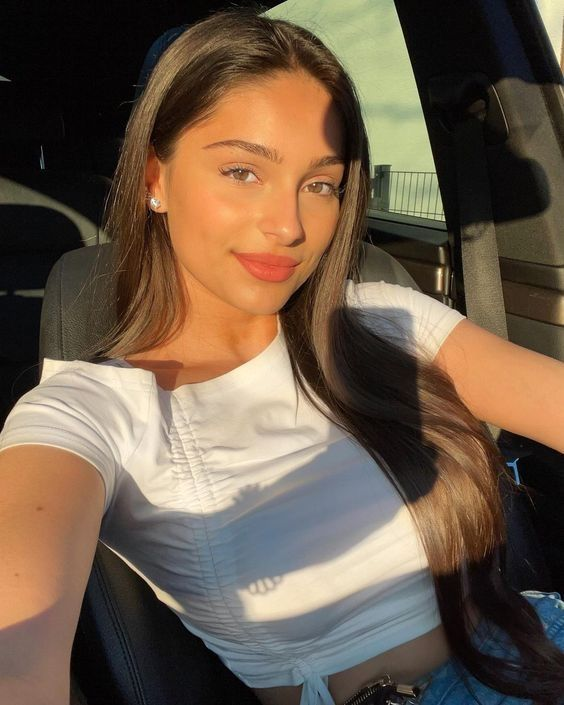
#> input picture face.jpeg, 564 x 705 px
$ python -i segmentation.py   (imports and definitions only)
#> lines starting #> are read from the running program, lines starting #| are printed output that depends on the picture; after the words box and inside, x2 and y2 are one past the last pixel; in counts of white or black regions, pixels touching at a corner belong together
#> further down, picture is the input picture: shape (705, 564, 3); mean B, G, R 73.5, 91, 109.2
import cv2
import numpy as np
from ..core.exceptions import ImageProcessingError


def segment_skin(lab_image: np.ndarray) -> np.ndarray:
    """
    Segment skin regions from the LAB color space image.

    Args:
        lab_image (np.ndarray): Input image in LAB color space

    Returns:
        np.ndarray: Binary mask of skin regions
    """
    lower_skin = np.array([20, 130, 130])
    upper_skin = np.array([255, 180, 180])
    mask = cv2.inRange(lab_image, lower_skin, upper_skin)
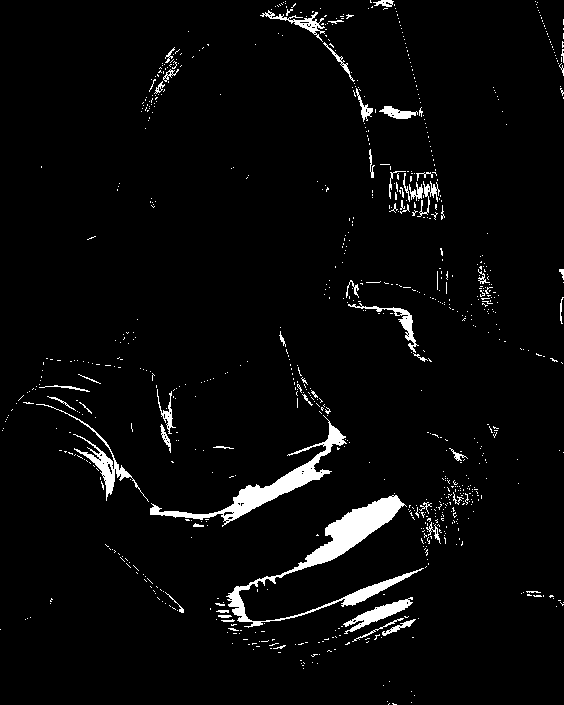
#> mask: shape (705, 564); 3.7% white; 849 white regions (792 under 20 px), largest, box (x1, y1, x2, y2) and area: (226, 495, 424, 628) 4107, (150, 415, 347, 527) 2727, (36, 404, 149, 502) 957
    kernel = cv2.getStructuringElement(cv2.MORPH_ELLIPSE, (11, 11))
    mask = cv2.erode(mask, kernel, iterations=2)
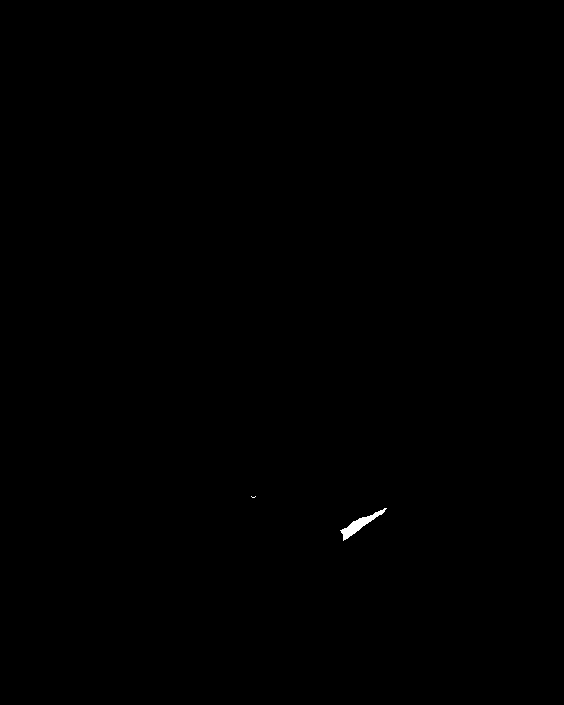
#> mask: shape (705, 564); 0.1% white; 2 white regions (1 under 20 px), largest, box (x1, y1, x2, y2) and area: (340, 508, 387, 541) 380
    mask = cv2.dilate(mask, kernel, iterations=2)
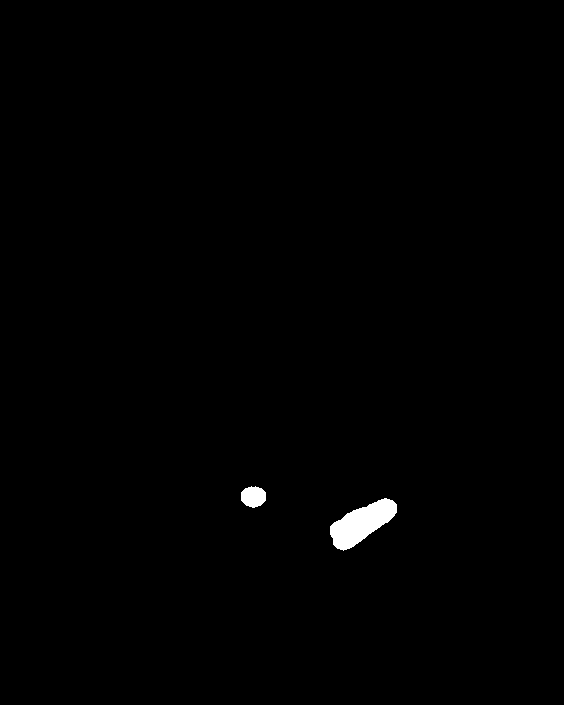
#> mask: shape (705, 564); 0.58% white; 2 white regions, box (x1, y1, x2, y2) and area: (330, 498, 397, 551) 1872, (241, 486, 266, 508) 425
    return mask


# [62 lines left out: functions segment_hair, segment_eyes, not called in this run]

>>> import cv2
>>> picture = cv2.imread('../../face.jpeg')
>>> result = segment_skin(picture)
